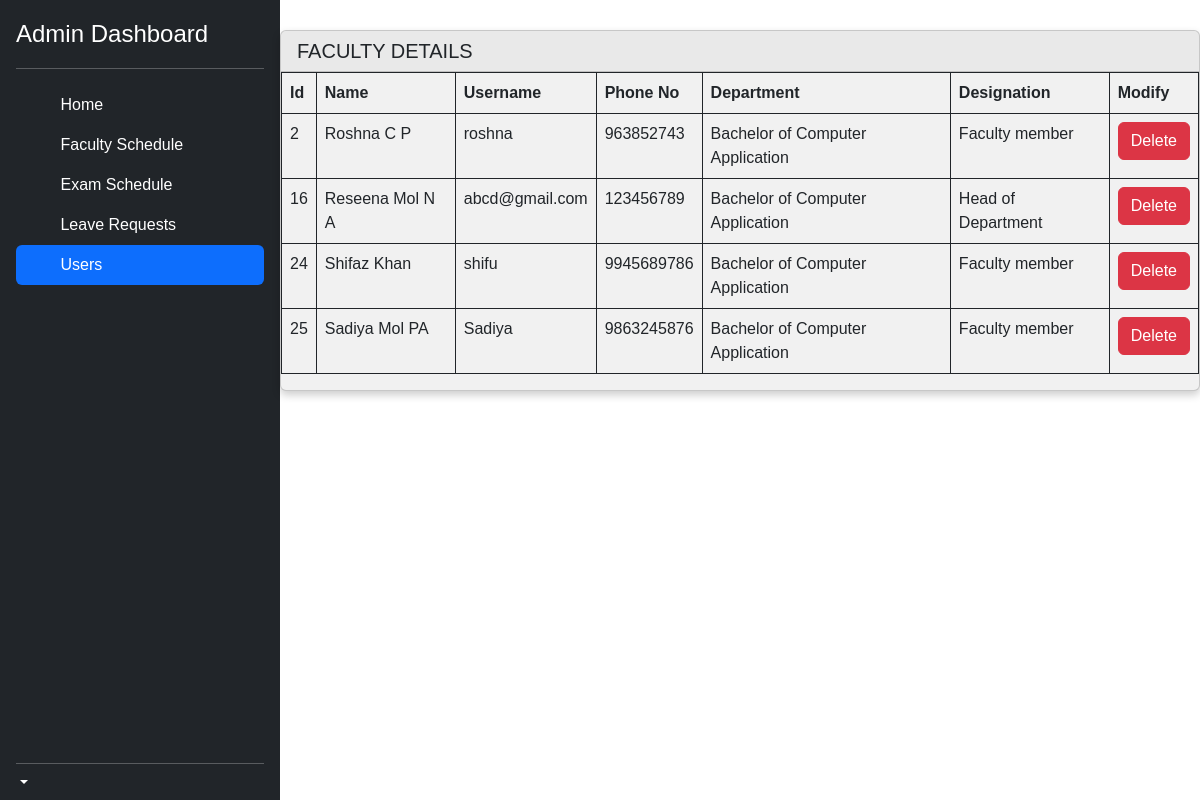
Page /admin/users.php on the earlier database version.
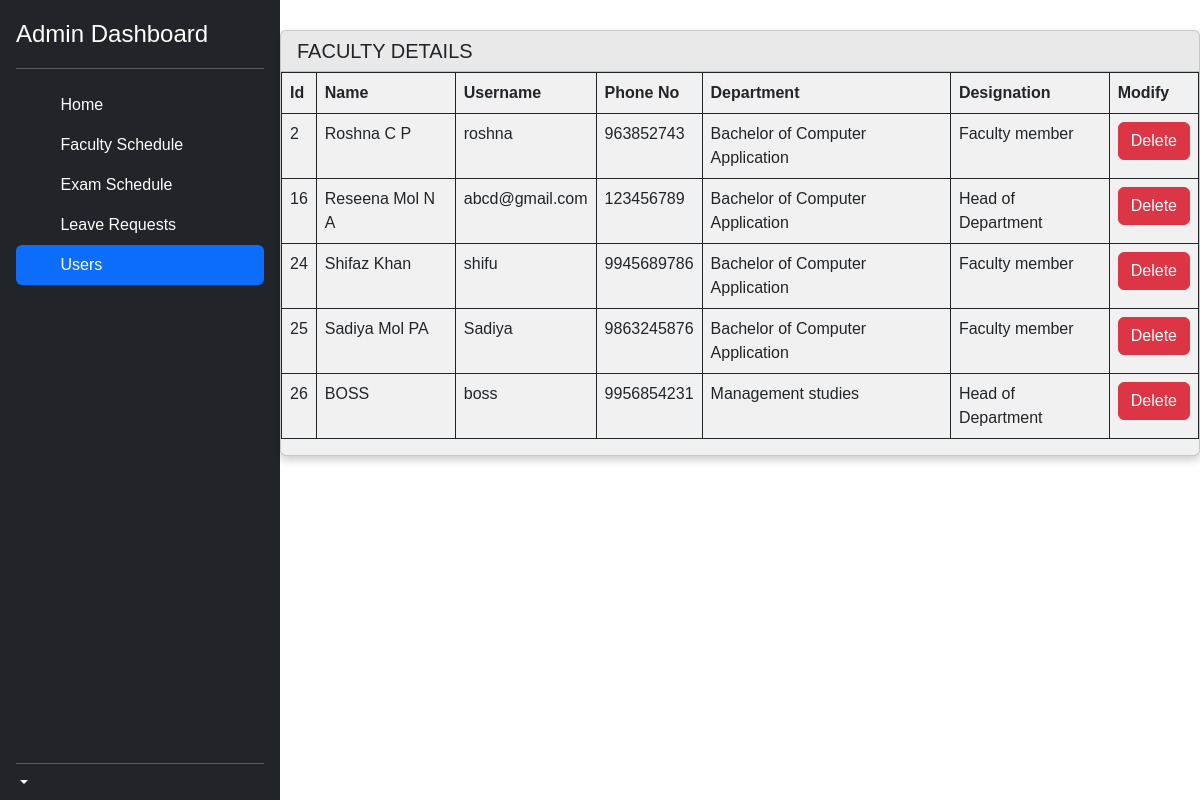
Same page on the later database version.
### tables this page shows
CREATE TABLE IF NOT EXISTS `fac_tb` (
  `fid` int(11) NOT NULL AUTO_INCREMENT,
  `fname` varchar(100) NOT NULL,
  `phone` bigint(20) NOT NULL,
  `des_id` int(11) NOT NULL,
  `depid` int(11) NOT NULL,
  `uname` varchar(35) NOT NULL,
  `passw` varchar(20) NOT NULL,
  `status` int(11) NOT NULL,
  PRIMARY KEY (`fid`),
  KEY `des_id` (`des_id`),
  KEY `dep` (`depid`)
);

CREATE TABLE IF NOT EXISTS `dep_tb` (
  `depid` int(11) NOT NULL AUTO_INCREMENT,
  `dname` varchar(200) NOT NULL,
  PRIMARY KEY (`depid`)
);

CREATE TABLE IF NOT EXISTS `desig_tb` (
  `des_id` int(11) NOT NULL,
  `desig_name` varchar(100) NOT NULL,
  PRIMARY KEY (`des_id`)
);

### admin/users.php (the view, shortened to what this page needs)
<!doctype html>
<html lang="en">
  <head>
<link href="../assets/css/bootstrap.min.css" rel="stylesheet">
    <link href="../assets/css/sidebars.css" rel="stylesheet">
  </head>
  <body>
<main class="d-flex flex-nowrap" style="height: 990px;">
  <div class="d-flex flex-column flex-shrink-0 p-3 text-bg-dark" style="width: 280px;">
    <a href="" class="d-flex align-items-center mb-3 mb-md-0 me-md-auto text-white text-decoration-none">
      <span class="fs-4">Admin Dashboard</span>
    </a>
    <hr>
    <ul class="nav nav-pills flex-column mb-auto">
      <li class="nav-item">
        <a href="admin_dash.php" class="nav-link text-white">
          <svg class="bi pe-none me-2" width="16" height="16"><use xlink:href="#home"/></svg>
          Home
        </a>
      </li>
      <li>
      <a href="fac_schedule.php" class="nav-link text-white">
          <svg class="bi pe-none me-2" width="16" height="16"><use xlink:href="#speedometer2"/></svg>
          Faculty Schedule
        </a>
      </li>
      <li>
        <a href="exam_table.php" class="nav-link text-white" >
          <svg class="bi pe-none me-2" width="16" height="16"><use xlink:href="#table"/></svg>
          Exam Schedule
        </a>
      </li>
      <li>
        <a href="./leaves/leavereq.php" class="nav-link text-white">
          <svg class="bi pe-none me-2" width="16" height="16"><use xlink:href="#grid"/></svg>
          Leave Requests
        </a>
      </li>
      <li>
        <a href="users.php" class="nav-link active" aria-current="page" >
          <svg class="bi pe-none me-2" width="16" height="16"><use xlink:href="#people-circle"/></svg>
          Users
        </a>
      </li>
    </ul>
    <hr>
    <div class="dropdown">
      <a href="#" class="d-flex align-items-center text-white text-decoration-none dropdown-toggle" data-bs-toggle="dropdown" aria-expanded="false">
      </a>
    </div>
    </div>
  <div class="d-flex flex-column flex-grow-1" style="padding-top : 30px;">
  <div class="card">
  <h5 class="card-header">FACULTY DETAILS</h5>
  <table id="data_table" class="table table-bordered border-dark">
		<thead>
			<tr>
				<th>Id</th>
				<th>Name</th>
				<th>Username</th>
				<th>Phone No</th>
				<th>Department</th>
        <th>Designation</th>
        <th>Modify</th>
			</tr>
		</thead>
		<tbody>
        <?php
        include '../server.php';
			$sql_query = "SELECT * FROM fac_tb,dep_tb,desig_tb WHERE fac_tb.depid = dep_tb.depid AND fac_tb.des_id=desig_tb.des_id AND fac_tb.status=1";
			$resultset = mysqli_query($conn, $sql_query) or die("database error:". mysqli_error($conn));
			while( $row = mysqli_fetch_assoc($resultset) ) {
			    echo "<tr><td>".$row ['fid']."</td>";
			    echo "<td>".$row ['fname']."</td>";
          echo "<td>".$row ['uname']."</td>";
          echo "<td>".$row ['phone']."</td>";
          echo "<td>".$row ['dname']."</td>";
          echo "<td>".$row ['desig_name']."</td>";?>
          <td><form class='form-horizontal' method='post' action=''>
                <input type='submit' class='btn btn-danger' name='delete' value='Delete'></form></td></tr>
			<?php
      }
      ?>
		</tbody>
		</table>
  </div>
</div>
</main>
</body>
</html>

Differences in the rows shown:
added fac_tb: fid "26", fname "BOSS", uname "boss", phone "9956854231", depid.dname "Management studies", des.desig_name "Head of Department"
